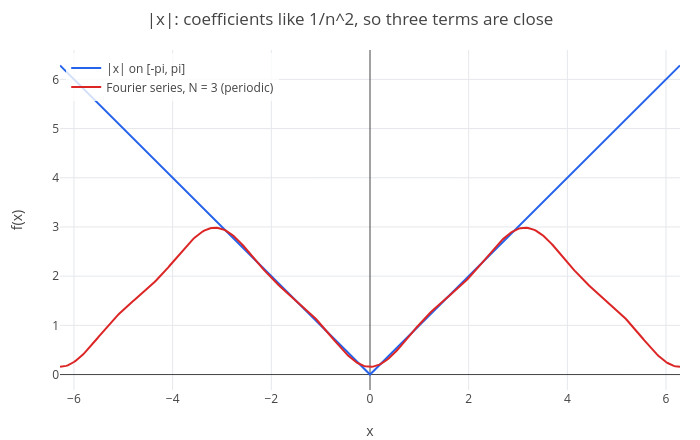

The notebook cell this image was saved under:
### Markdown cell above
The faster the coefficients shrink, the faster the series converges and the fewer terms you need: with $1/n^2$
coefficients, three terms of $|x|$ already look like the function. Each extra derivative that is continuous (in the
periodic extension) gives one more power of $n$. This is why smooth periodic signals compress so well.

### Code cell
p = plot(abs(x), fourier(abs(x), x, pi, 3), x, -2*pi, 2*pi);
p = legend(p, "|x| on [-pi, pi]", "Fourier series, N = 3 (periodic)");
labels(title(p, "|x|: coefficients like 1/n^2, so three terms are close"), "x", "f(x)")

### Figure 1 — Plotly figure (JSON) as saved in the notebook; plotly's stock layout.template omitted (floating-point values rounded to 4 significant figures; data arrays with more than 128 entries replaced by an {"elided": "..."} marker saying what was removed)
{"data": [{"line": {"color": "#2563eb", "width": 2}, "mode": "lines", "name": "|x| on [-pi, pi]", "type": "scatter", "x": {"elided": "402 float values"}, "y": {"elided": "402 float values"}}, {"line": {"color": "#dc2626", "width": 2}, "mode": "lines", "name": "Fourier series, N = 3 (periodic)", "type": "scatter", "x": {"elided": "402 float values"}, "y": {"elided": "402 float values"}}], "layout": {"height": 440, "legend": {"bgcolor": "rgba(255,255,255,0.8)", "x": 0.01, "xanchor": "left", "y": 0.99, "yanchor": "top"}, "margin": {"b": 50, "l": 60, "r": 20, "t": 50}, "showlegend": true, "title": {"text": "|x|: coefficients like 1/n^2, so three terms are close"}, "width": 700, "xaxis": {"range": [-6.283, 6.283], "title": {"text": "x"}, "zeroline": true}, "yaxis": {"range": [-0.3142, 6.597], "title": {"text": "f(x)"}, "zeroline": true}}}
